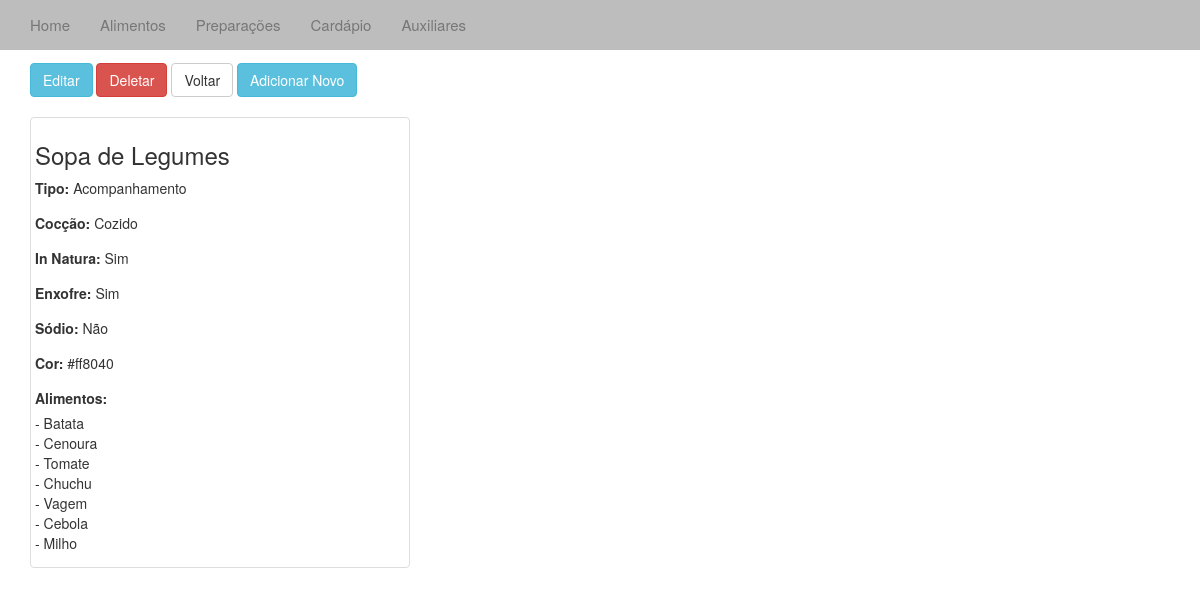
/verprepara/4/, run on the app's committed database.
### cardapio/models.py (models this page shows, shortened)
class Prepara(models.Model):
	desc = models.CharField(max_length=40)
	inNatura = models.IntegerField(1)
	enxofre = models.IntegerField(1)
	sodio = models.IntegerField(1)
	cor = models.CharField(max_length=10)
	tipoPrep = models.CharField(max_length=40)
	coccao = models.CharField(max_length=40)

class Alimentos(models.Model):
	desc = models.CharField(max_length=20)
	cat_alimento = models.ForeignKey(Aux)
	cor = models.CharField(max_length=10)
	def __unicode__(self):
		return self.desc

### cardapio/views.py (the view)
# urls.py: url(r'verprepara/(?P<id_prepara>\d+)/$', 'cardapio.views.verprepara', name='verprepara'),
def verprepara(request, id_prepara):
	p = get_object_or_404(Prepara, pk=id_prepara)
	al_list = Alimentos.objects.all().order_by('desc')
	lista = Prep_Alimentos.objects.all().order_by('desc')
	prep_al_list = []
	contem_list = []
	for o in lista:
		if o.desc == p.desc:
			prep_al_list.append(o)
	for x in prep_al_list:
		contem_list.append(x.alimento)
	context = {'p':p,'lista':contem_list}
	return render(request,"verprepara.html", context)

### templates/verprepara.html (shortened to what this page needs)
{% extends "base.html" %}
{% block body%}
<div class="container-fluid">
	<div class="container">
			<h2>Alimento</h2>
			<a href="/editprepara/{{ p.id }}"><button type="button" class="btn btn-info">Editar</button></a>
			<a href="/deleteprepara/{{ p.id }}"><button type="button" class="btn btn-danger">Deletar</button></a>
			<a href="/prepara/"><button type="button" class="btn btn-default">Voltar</button></a>
			<a href="/addprepara/"><button type="button" class="btn btn-info">Adicionar Novo</button></a>
			<br /><br />
			<div class="thumbnail col-sm-4">
				<h3>{{ p.desc }}</h3>
				<p><label>Tipo:</label> {{ p.tipoPrep }}</p>
				<p><label>Cocção:</label> {{ p.coccao }}</p>
				<p><label>In Natura: </label>
				{% if p.inNatura == 1 %}
				Sim
				{% else %}
				Não
				{% endif %}</p>
				<p><label>Enxofre: </label>
				{% if p.enxofre == 1 %}
				Sim
				{% else %}
				Não
				{% endif %}</p>
				<p><label>Sódio: </label>
				{% if p.sodio == 1 %}
				Sim
				{% else %}
				Não
				{% endif %}</p>
				<p><label>Cor: </label> {{ p.cor }}</p>
				{% if lista %}
				<p><label>Alimentos: </label>
					{% for i in lista %}
						<br /> - {{ i }}
					{% endfor %}
				{% endif %}
				</p>
			</div>
</div>
{% endblock %}

### data on the page
Prepara: desc "Sopa de Legumes", tipoPrep "Acompanhamento", coccao "Cozido", cor "#ff8040"
Alimentos: desc "Batata"
Alimentos: desc "Cenoura"
Alimentos: desc "Tomate"
Alimentos: desc "Chuchu"
Alimentos: desc "Vagem"
Alimentos: desc "Cebola"
Alimentos: desc "Milho"
